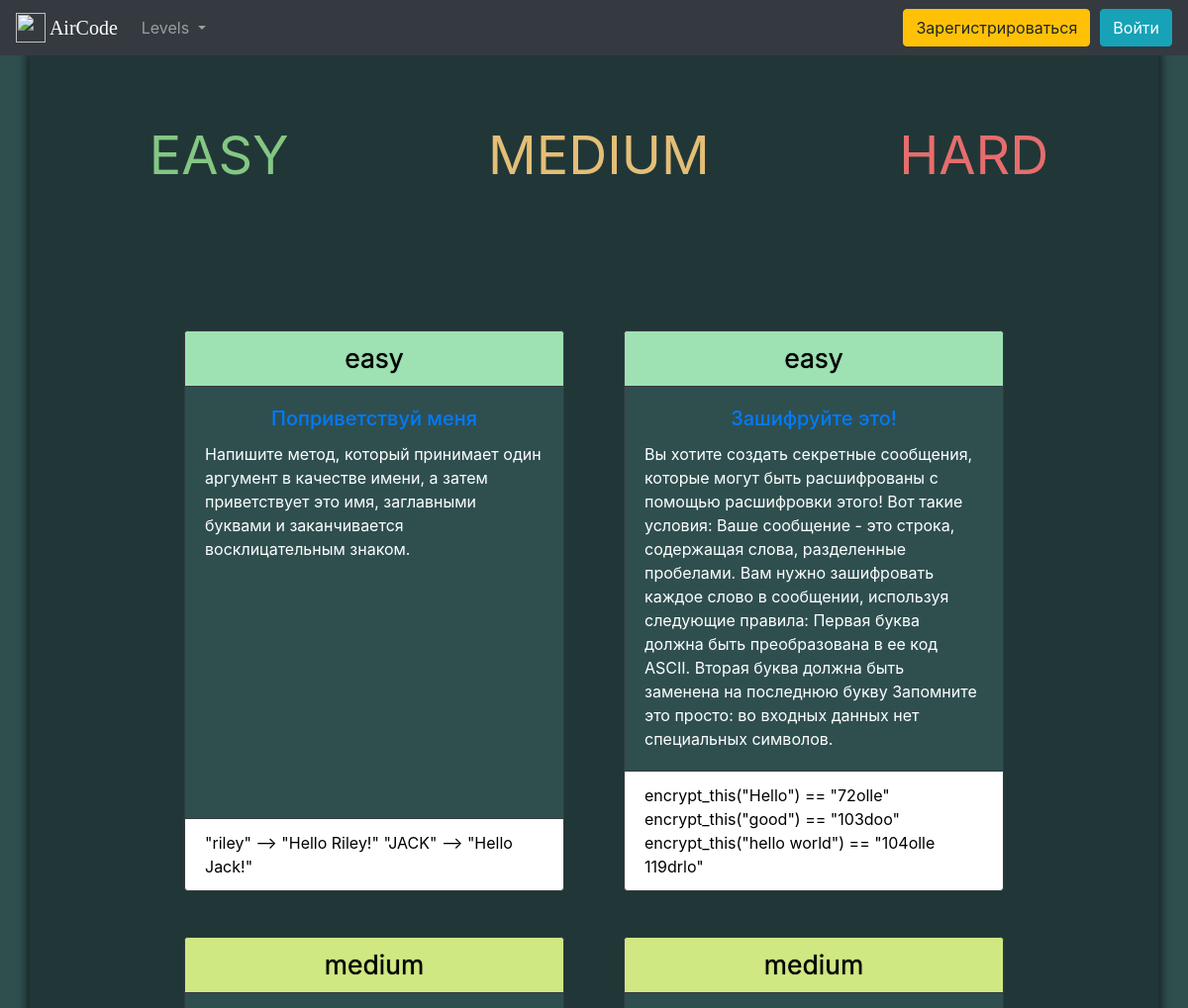
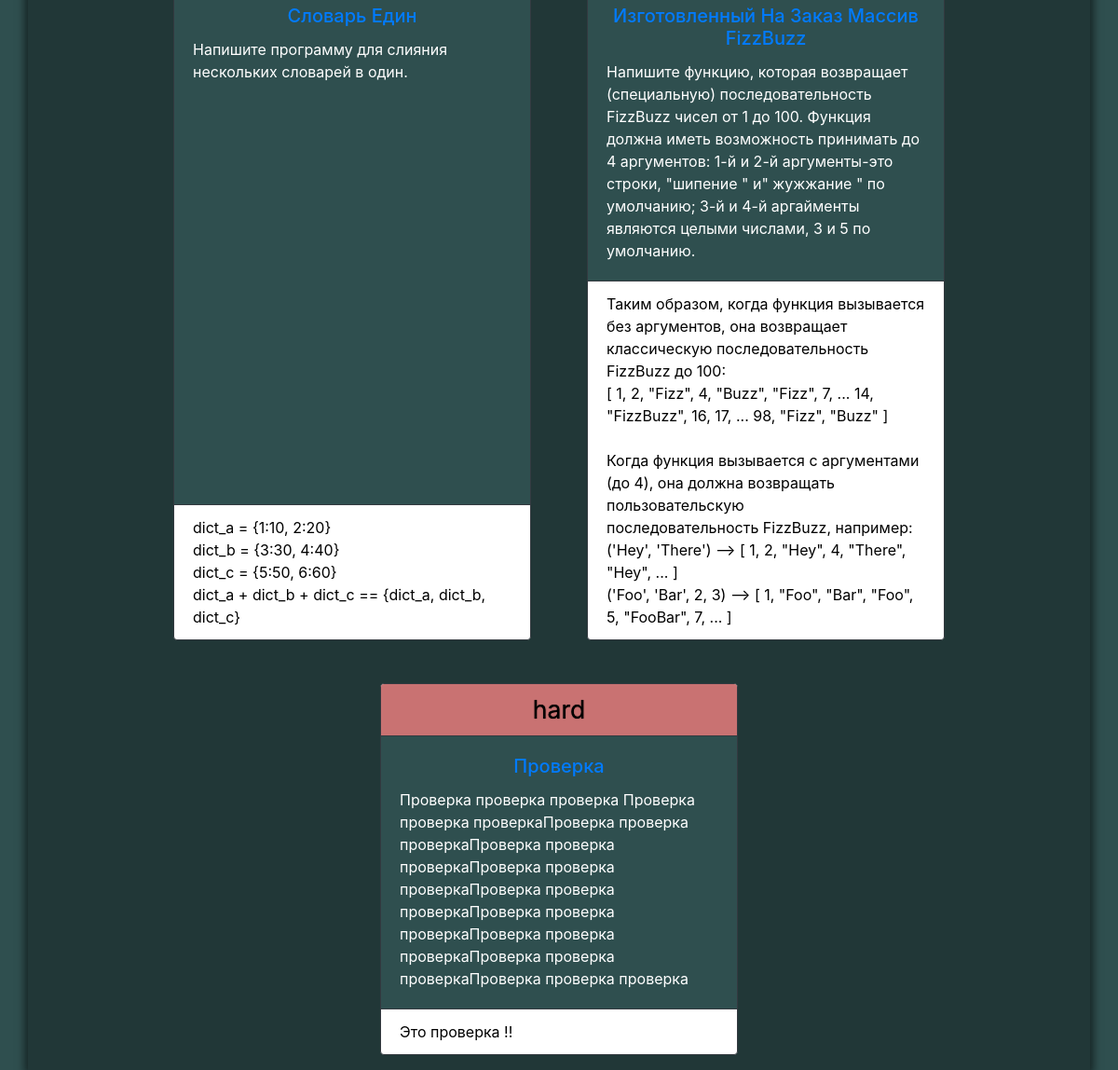
/new_tasks/, run on the app's committed database (2 pictures, top to bottom).
### main/models.py (models this page shows, shortened)
class Task(models.Model):
    article = models.CharField("Название", max_length=120)
    lvl = models.ForeignKey(
        Category, on_delete=models.CASCADE, related_name="postcategory"
    )
    textarea = models.TextField(max_length=5600)
    examples = models.TextField("Примеры", max_length=2000)
    post_date = models.DateField("Date", default=datetime.date.today)
    tests = models.ForeignKey(
        Test,
        on_delete=models.CASCADE,
        related_name="Тесты",
        blank=True,
        null=True,
        default=None,
    )
    solution = models.TextField(max_length=5600, default="")

class Category(models.Model):
    name = models.CharField(max_length=40)
    def __str__(self):
        return self.name

### main/views.py (the view)
# urls.py: path("new_tasks/", new_tasks, name="new_tasks"),
def new_tasks(request):
    post_easy = Task.objects.filter(lvl__name="easy").order_by("-id")[:2]
    post_medium = Task.objects.filter(lvl__name="medium").order_by("-id")[:2]
    post_hard = Task.objects.filter(lvl__name="hard").order_by("-id")[:2]
    context = {
        "post_easy": post_easy,
        "post_medium": post_medium,
        "post_hard": post_hard,
    }
    return render(request, "main/new_tasks.html", context)

### main/context_processors.py (called while the page is built)
def add_variable_to_context(request):
    if request.user.is_authenticated:
        username = User.objects.get(pk=request.user.id).username
        exp = User.objects.get(pk=request.user.id).profile.progress
        return {"username": username, "exp": exp}
    return {}

### main/templates/main/new_tasks.html (shortened to what this page needs)
{% extends 'main/base.html' %}
{% load static %}
{% block content %}
<div class="container-fluid" style="background-color: darkslategray">
    <div class="container justify-content-center home-page-mid-bar">
		<div class="container-fluid">
			<div class="row justify-content-around align-items-center" style=" height: 200px">
	            <a href="{% url 'easy' %}" class="top-bar-content" style="margin: 10px; color: #84c784;">EASY</a>
	            <a href="{% url 'somewhat' %}" class="top-bar-content" style="color: #e4be77;">MEDIUM</a>
	            <a href="{% url 'hard' %}" class="top-bar-content" style="color: #e66d6d;">HARD</a>
	        </div>
</div>
<br><br>
<div class="container justify-content-between">
    <div class="row justify-content-center">
        {% for item in post_easy %}
                <div class="card border-dark mb-3 task_link_bar" style="max-width: 24rem; margin: 30px">
                <div class="card-header border-dark" style="text-align: center; color: black; background-color: #9ee2b3; padding: 2%;font-size: 166%; text-shadow: 0 0 1px black;">{{item.lvl}}</div>
                <div class="card-body" style="color: white; background-color: darkslategray;">
  	                <a href="{% url 'task_template' item.pk %}"><h5 class="card-title" style="text-align: center;">{{item.article}}</h5></a>
                    <p class="card-text">{{item.textarea}}</p>
                </div>
                <div style="color: black;" class="card-footer bg-transparent border-dark">{{item.examples}}</div>
                </div>
        {% endfor %}
    </div>
</div>
<div class="container justify-content-between">
    <div class="row justify-content-center">
        {% for item in post_medium %}
                <div class="card border-dark mb-3 task_link_bar" style="max-width: 24rem; margin: 30px">
                <div class="card-header border-dark" style="text-align: center; color: black; background-color: #cfe882; padding: 2%;font-size: 166%; text-shadow: 0 0 1px black;">{{item.lvl}}</div>
                <div class="card-body" style="color: white; background-color: darkslategray;">
  	                <a href="{% url 'task_template' item.pk %}"><h5 class="card-title" style="text-align: center;">{{item.article}}</h5></a>
                    <p class="card-text">{{item.textarea}}</p>
                </div>
                <div style="color: black;" class="card-footer bg-transparent border-dark">{{item.examples|safe}}</div>
                </div>
        {% endfor %}
    </div>
</div>
<div class="container justify-content-between">
    <div class="row justify-content-center">
        {% for item in post_hard %}
                <div class="card border-dark mb-3 task_link_bar" style="max-width: 24rem; margin: 30px">
                <div class="card-header border-dark" style="text-align: center; color: black; background-color: #c97272;padding: 2%;font-size: 166%; text-shadow: 0 0 1px black;">{{item.lvl}}</div>
                <div class="card-body" style="color: white; background-color: darkslategray;">
  	                <a href="{% url 'task_template' item.pk %}"><h5 class="card-title" style="text-align: center;">{{item.article}}</h5></a>
                    <p class="card-text">{{item.textarea}}</p>
                </div>
                <div style="color: black;" class="card-footer bg-transparent border-dark">{{item.examples}}</div>
                </div>
        {% endfor %}
    </div>
</div>
</div>
</div>
{% endblock %}

### main/static/main/style.css (style rules this page uses)
.top-bar-content { text-decoration: none; color: #6C757D; font-size: 54px; }
.home-page-mid-bar { background-color: rgba(0, 0, 0, 0.3); color: white; box-shadow: 0 0 8px 4px rgba(0, 0, 0, 0.5); min-height: 1000px; }
body > div > div > div > div > div { -webkit-transition: all 0.3s ease; -moz-transition: all 0.3s ease; -o-transition: all 0.3s ease; transition: all 0.3s ease; }

### data on the page
Task: lvl "easy", article "Поприветствуй меня", textarea "Напишите метод, который принимает один аргумент в качестве имени, а затем приветствует это имя, заглавными буквами и заканчивается восклицательным знаком.", examples "\"riley\" --> \"Hello Riley!\" \"JACK\" --> \"Hello Jack!\""
Task: lvl "easy", article "Зашифруйте это!", textarea "Вы хотите создать секретные сообщения, которые могут быть расшифрованы с помощью расшифровки этого! Вот такие условия: Ваше сообщение - это строка, содержащая слова, разделенные пробелами. Вам нужно зашифровать каждое слово в сообщении, используя следующие правила: Первая буква должна быть преобразована в ее код ASCII. Вторая буква должна быть заменена на последнюю букву Запомните это просто: во входных данных нет специальных символов.", examples "encrypt_this(\"Hello\") == \"72olle\" encrypt_this(\"good\") == \"103doo\" encrypt_this(\"hello world\") == \"104olle 119drlo\""
Task: lvl "medium", article "Словарь Един", textarea "Напишите программу для слияния нескольких словарей в один.", examples "dict_a = {1:10, 2:20} dict_b = {3:30, 4:40} dict_c = {5:50, 6:60} dict_a + dict_b + dict_c == {dict_a, dict_b, dict_c}"
Task: lvl "medium", article "Изготовленный На Заказ Массив FizzBuzz", textarea "Напишите функцию, которая возвращает (специальную) последовательность FizzBuzz чисел от 1 до 100. Функция должна иметь возможность принимать до 4 аргументов: 1-й и 2-й аргументы-это строки, \"шипение \" и\" жужжание \" по умолчанию; 3-й и 4-й аргайменты являются целыми числами, 3 и 5 по умолчанию.", examples "Таким образом, когда функция вызывается без аргументов, она возвращает классическую последовательность FizzBuzz до 100: [ 1, 2, \"Fizz\", 4, \"Buzz\", \"Fizz\", 7, ... 14, \"FizzBuzz\", 16, 17, ... 98, \"Fizz\", \"Buzz\" ] Когда функция вызывается с аргументами (до 4), она должна возвращать пользовательскую последовательность FizzBuzz, например: ('Hey', 'There') --> [ 1, 2, \"Hey\", 4, \"There\", \"Hey\", ... ] ('Foo', 'Bar', 2, 3) --> [ 1, \"Foo\", \"Bar\", \"Foo\", 5, \"FooBar\", 7, ... ]"
Task: lvl "hard", article "Проверка", textarea "Проверка проверка проверка Проверка проверка проверкаПроверка проверка проверкаПроверка проверка проверкаПроверка проверка проверкаПроверка проверка проверкаПроверка проверка проверкаПроверка проверка проверкаПроверка проверка проверкаПроверка проверка проверка", examples "Это проверка !!"
